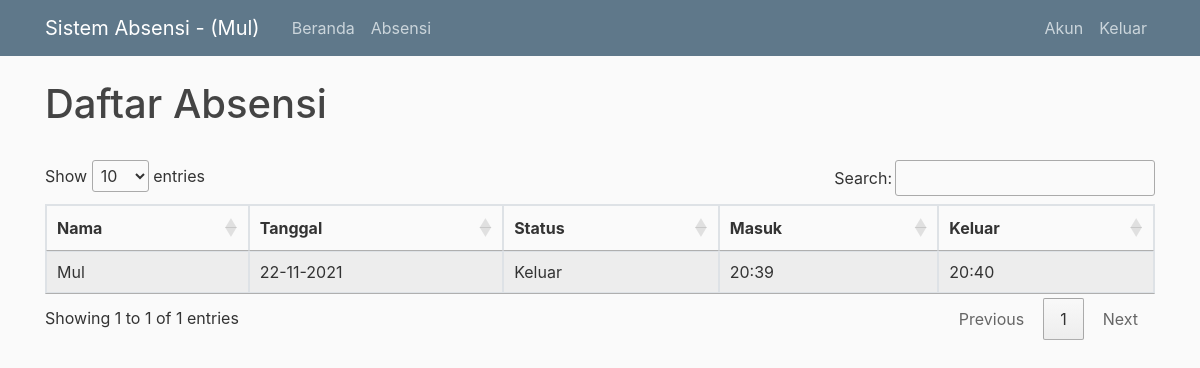
/home (signed in), run on the app's committed database.
### flaskblog/models.py (models this page shows, shortened)
class User(db.Model, UserMixin):
  id = db.Column(db.Integer, primary_key=True)
  username = db.Column(db.String(20), unique=True, nullable=False)
  email = db.Column(db.String(120), unique=True, nullable=False)
  image_file = db.Column(db.String(20), nullable=False)
  password = db.Column(db.String(60), nullable=False)
  posts = db.relationship('Post', backref='author', lazy=True)
  face = db.relationship('Photo', backref='facePhotos', lazy=True)
  presence = db.relationship('Presence', backref="presencing", lazy="dynamic")

class Presence(db.Model):
  id = db.Column(db.Integer, primary_key=True)
  user_id = db.Column(db.Integer, db.ForeignKey('user.id'), nullable=False)
  status = db.Column(db.Text, nullable=False, default="Masuk")
  dateIn = db.Column(db.DateTime, nullable=False)
  dateOut = db.Column(db.DateTime, nullable=True)

### flaskblog/routes.py (the view)
@app.route("/")
@app.route("/home")
def home():
    recog_Camera.stop()
    camera.stop()
    presences = []
    try:
        if current_user.username == "admin":
            presences = Presence.query.all()
        else:
            presences = current_user.presence
    except:
        pass
    return render_template('home.html', presences=presences)

### flaskblog/camera.py (called while the page is built)
    def stop(self):
        logger.debug("Stopping thread")
        self.isrunning = False

### flaskblog/models.py (called while the page is built)
@login_manager.user_loader
def load_user(user_id):
  return User.query.get(int(user_id))

### flaskblog/recogCamera.py (called while the page is built)
    def stop(self):
        logger.debug("Stopping thread")
        self.isrunning = False

### flaskblog/templates/home.html (shortened to what this page needs)
{% extends "layout.html" %}
{% block content %}
  <style>
    table.dataTable thead .sorting:after,
    table.dataTable thead .sorting:before,
    table.dataTable thead .sorting_asc:after,
    table.dataTable thead .sorting_asc:before,
    table.dataTable thead .sorting_asc_disabled:after,
    table.dataTable thead .sorting_asc_disabled:before,
    table.dataTable thead .sorting_desc:after,
    table.dataTable thead .sorting_desc:before,
    table.dataTable thead .sorting_desc_disabled:after,
    table.dataTable thead .sorting_desc_disabled:before {
      bottom: .5em;
      }
  </style>
  <h1>Daftar Absensi</h1>
  <br>
  {% if presences %}
    <table id="dtBasicExample" class="table table-striped table-bordered table-sm" cellspacing="0" width="100%">
      <thead>
        <tr>
          <th scope="col">Nama</th>
          <th scope="col">Tanggal</th>
          <th scope="col">Status</th>
          <th scope="col">Masuk</th>
          <th scope="col">Keluar</th>
        </tr>
      </thead>
      <tbody>
        {% for presence in presences %}
          <tr>
            <td>{{ presence.presencing.username }}</td>
            <td>{{ presence.dateIn.strftime("%d-%m-%Y") }}</td>
            <td>{{ presence.status }}</td>
            <td>{{ presence.dateIn.strftime("%H:%M") }}</td>
            <td>
              {% if presence.dateOut %}
                {{ presence.dateOut.strftime("%H:%M") }}
              {% else %}
                -
              {% endif %}
            </td>
          </tr>
        {% endfor %}
      </tbody>
    </table>
  {% else %}
    <div>Silahkan Login untuk melihat daftar absensi.</div>
  {% endif %}
{% endblock content %}

### flaskblog/templates/layout.html (shortened to what this page needs)
<!DOCTYPE html>
<html>
<head>
    <link rel="stylesheet" href="https://maxcdn.bootstrapcdn.com/bootstrap/4.0.0/css/bootstrap.min.css">
    <link href="https://cdn.datatables.net/1.11.3/css/jquery.dataTables.min.css" rel="stylesheet">
    <link rel="stylesheet" type="text/css" href="{{ url_for('static', filename='main.css') }}">
</head>
<body>
    <header class="site-header">
      <nav class="navbar navbar-expand-md navbar-dark bg-steel fixed-top">
        <div class="container">
          {% if current_user.is_authenticated %}
            <a class="navbar-brand mr-4" href="/">Sistem Absensi - ({{ current_user.username }})</a>
          {% else %}
            <a class="navbar-brand mr-4" href="/">Sistem Absensi</a>
          {% endif %}
          <div class="collapse navbar-collapse" id="navbarToggle">
            <div class="navbar-nav mr-auto">
              <a class="nav-item nav-link" href="{{ url_for('home') }}">Beranda</a>
              {% if current_user.is_authenticated %}
                <a class="nav-item nav-link" href="{{ url_for('recognition') }}">Absensi</a>
              {% endif %}
            </div>
            <div class="navbar-nav">
              {% if current_user.is_authenticated %}
                <a class="nav-item nav-link" href="{{ url_for('settings') }}">Akun</a>
                <a class="nav-item nav-link" href="{{ url_for('logout') }}">Keluar</a>
              {% else %}
                <a class="nav-item nav-link" href="{{ url_for('login') }}">Masuk</a>
              {% endif %}
            </div>
          </div>
        </div>
      </nav>
    </header>
    <main role="main" class="container">
      <div class="row">
        <div class="col-md-12">
          {% block content %}{% endblock %}
        </div>
      </div>
    </main>
   </body>
</html>

### flaskblog/static/main.css (style rules this page uses)
body { background: #fafafa; color: #333333; margin-top: 5rem; }
h1, h2, h3, h4, h5, h6 { color: #444444; }
.bg-steel { background-color: #5f788a; }
.site-header .navbar-nav .nav-link { color: #cbd5db; }

### flaskblog/templates/home.html (style rules this page uses)
table.dataTable thead .sorting:after, table.dataTable thead .sorting:before, table.dataTable thead .sorting_asc:after, table.dataTable thead .sorting_asc:before, table.dataTable thead .sorting_asc_disabled:after, table.dataTable thead .sorting_asc_disabled:before, table.dataTable thead .sorting_desc:after, table.dataTable thead .sorting_desc:before, table.dataTable thead .sorting_desc_disabled:after, table.dataTable thead .sorting_desc_disabled:before { bottom: .5em; }

### data on the page
User: username "Mul"
Presence: presencing.username "Mul", dateIn "22-11-2021", status "Keluar", dateIn "20:39", dateOut "20:40"
